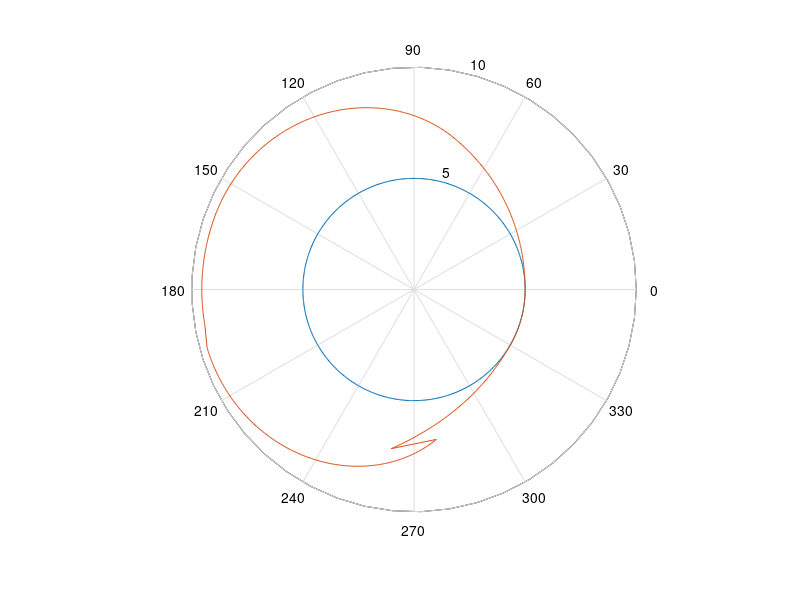
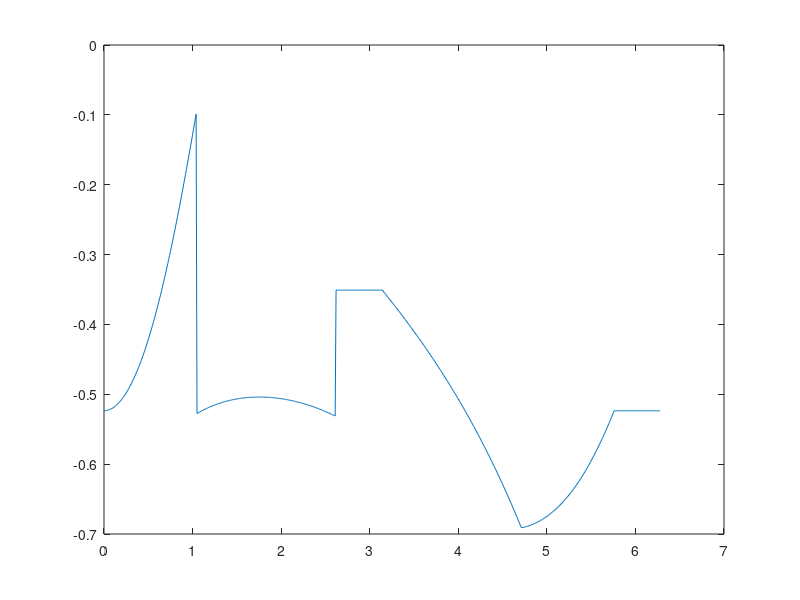

MATLAB code for these plots, in order:
rb=input('Enter the radius of the base circle: ');
L = input('Enter the lift of the follower: ');
e= input('Enter value of offset: ');
rr=input('Enter the value of roller radius: ');
rp=rr+rb;
d=sqrt(rp*rp-e^2);
%pax = gca;
%pax.ThetaZeroLocation='top';
Theta_base=0:0.01:2*pi;
y=zeros(1,length(Theta_base));
Phi=zeros(1,length(Theta_base));
y_dash=zeros(1,length(Theta_base));
Theta_init=0;
x_point=zeros(1,length(Theta_base));
y_point=zeros(1,length(Theta_base));
r_point=zeros(1,length(Theta_base));
Theta_point=zeros(1,length(Theta_base));
figure(1)
%for i=1:length(Theta_base)
%    polar(Theta_base(i),rb,'r');
%end
polar(Theta_base,rb*ones(1,length(Theta_base)));
hold on;
Theta_rise_acc=60*pi/180;
Theta_rise_dec=90*pi/180;
Theta_rise=150*pi/180;
Theta_dwell=30*pi/180;
Theta_fall_acc=60*pi/180;
Theta_fall_dec=90*pi/180;
Theta_fall=150*pi/180;
Theta_rd=Theta_rise+Theta_dwell;
Theta_rdf_d=Theta_rd+Theta_fall_dec;
Theta_rdf=Theta_rd+Theta_fall;
Theta_cycle=Theta_rdf+Theta_dwell;
for i=1:length(Theta_base)
    if(Theta_base(i)>Theta_init && Theta_base(i)<=Theta_rise_acc)
        y(i)=3.6*L/(pi*pi)*(Theta_base(i)*Theta_base(i));
        y_dash(i)=(7.2*L/(pi*pi))*(Theta_base(i)^2);
    elseif(Theta_base(i)>=Theta_rise_acc && Theta_base(i)<=Theta_rise)
        y(i)=-(2.4*L/(pi*pi))*(Theta_base(i)^2)+((4/pi)*L)*Theta_base(i) - (2*L/3);
        y_dash(i)=-4.8*(L/(pi*pi))*Theta_base(i) + 4/pi*Theta_base(i);
    elseif(Theta_base(i)>=Theta_rise && Theta_base(i)<Theta_rd)
        y(i)=y(i-1);
        y_dash(i)=0;
    elseif(Theta_base(i)>=Theta_rd && Theta_base(i)<=Theta_rdf_d)
        y(i)=(-2.4*L/(pi*pi))*(Theta_base(i)^2)+(4.8*L/pi)*Theta_base(i)-1.4*L;
        y_dash(i)=(-4.8*L/(pi*pi))*Theta_base(i) + (4.8*L/pi);
    elseif(Theta_base(i)>=Theta_rdf_d && Theta_base(i)<=Theta_rdf)
        y(i)=(3.6*L/(pi*pi))*(Theta_base(i)^2)-(13.2*L/pi)*Theta_base(i)+12.1*L;
        y_dash(i)=(7.2*L/(pi*pi))*Theta_base(i) - (13.2*L/pi);
    elseif(Theta_base(i)>=Theta_rdf && Theta_base(i)<=Theta_cycle)
        y(i)=y(i-1);
        y_dash(i)=0;
    end
    Phi(i)=atan((y_dash(i)-e)/(y(i)+d));
    x_point(i)=e+rr*sin(Phi(i));
    y_point(i)=d+y(i)-rr*cos(Phi(i));
    r_point(i)=sqrt((x_point(i)^2)+(y_point(i)^2));
    Theta_point(i)=-(Theta_base(i)+atan(x_point(i)/y_point(i)));
    %polarplot(Theta_point(i),r_point(i),'b','LineWidth',8);
end
polar(Theta_point,r_point);
hold off;
figure(2)
plot(Theta_base,Phi);
hold on;